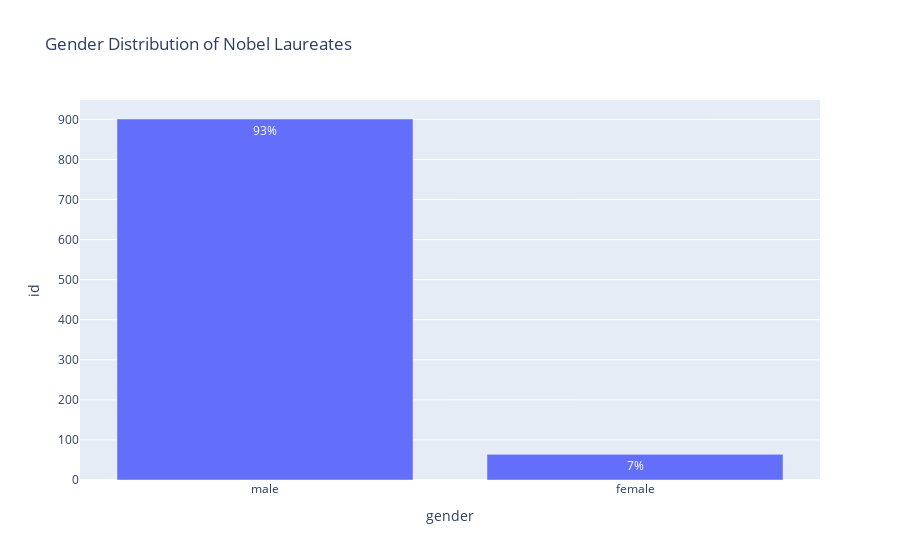

Source (notebook cell):
### Code cell
fig = px.bar(gender_counts, x='gender', y='id', text='proportion', title='Gender Distribution of Nobel Laureates')
fig.show()

### Figure 1 — Plotly figure (JSON) as saved in the notebook; plotly's stock layout.template omitted (floating-point values rounded to 4 significant figures)
{"data": [{"alignmentgroup": "True", "hovertemplate": "gender=%{x}<br>id=%{y}<br>proportion=%{text}<extra></extra>", "legendgroup": "", "marker": {"color": "#636efa", "pattern": {"shape": ""}}, "name": "", "offsetgroup": "", "orientation": "v", "showlegend": false, "text": ["93%", "7%"], "textposition": "auto", "type": "bar", "x": ["male", "female"], "xaxis": "x", "y": [901, 64], "yaxis": "y"}], "layout": {"barmode": "relative", "legend": {"tracegroupgap": 0}, "title": {"text": "Gender Distribution of Nobel Laureates"}, "xaxis": {"anchor": "y", "domain": [0, 1], "title": {"text": "gender"}}, "yaxis": {"anchor": "x", "domain": [0, 1], "title": {"text": "id"}}}}
